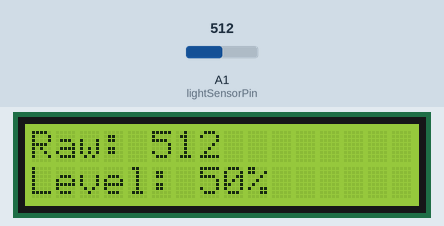
Simulated run of this program. Board: Arduino Uno, built with avr-gcc and run on an emulated ATmega328P. On the bench: 16×2 character LCD. The test bench sets the inputs (shaded band); at power-on: A1 (lightSensorPin) = 512.

Above: at 2.2 s.
2.3 s: A1 (lightSensorPin) set to 716
At 3.6 s:
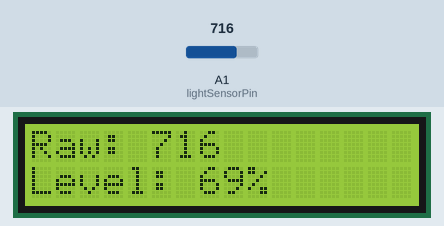
3.9 s: A1 (lightSensorPin) set to 900
At 4.6 s:
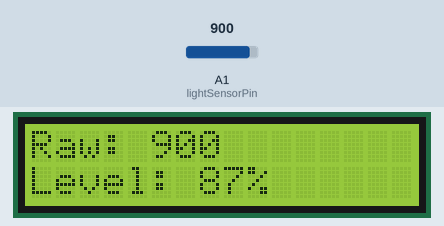
5.6 s: A1 (lightSensorPin) set to 1023
At 6.9 s:
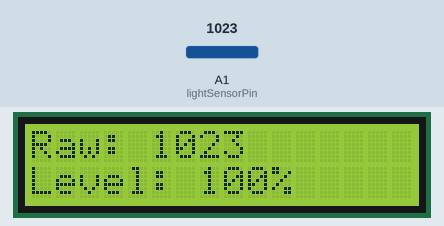
Timing chart, 0 to 8.6 s (numbered marks = the images above; inputs shaded):
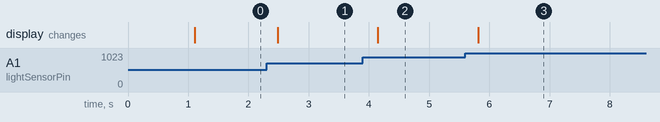

Measured:
- after the input at 2.3 s, the display: changes after 0.19 s (image 1)
- after the input at 3.9 s, the display: changes after 0.25 s (image 2)
- after the input at 5.6 s, the display: changes after 0.21 s (image 3)

The program:

main.cpp
```cpp
//this project is a simple light sensor with an LCD display,
//the display is connected to the arduino via I2C, its a simple 16x2 display
//make sure to change the parameters of the display, or even change the architecture of the display
//further instructions and explanations are in the readme file(if one even exists, i hope i wasnt lazy and made one)
//i also wish you goodluck if you want to upgrade, update or otpimize this code
//what did you eat for lunch? me personally i ate a sandwich, drank some water, white monster, ultra zero
//and basically nothing for the rest of the day, but i hope you had a great lunch
//at the same time, i think realizing youre nobodies tru best or closest friend is one
//of the most painful things to realize, me personally i feel ignored or neglected
//and hope that C++ will relieve me from it
//i also feel like i mean basically nothing to anyone, and theres noone i can relate to
//good luck, even if this code is simple


#include <Arduino.h>

 #include <LiquidCrystal_I2C.h>

 const uint8_t lightSensorPin = A1;
 LiquidCrystal_I2C lcd(0x27, 16, 2);

void setup() {
	 lcd.init();
	 lcd.backlight();
	 lcd.print("Light sensor");
	 delay(1000);
	 lcd.clear();
}

void loop() {
	 const int lightLevel = analogRead(lightSensorPin);
	 const int lightPercent = map(lightLevel, 0, 1023, 0, 100);

	 lcd.setCursor(0, 0);
	 lcd.print("Raw: ");
	 lcd.print(lightLevel);
	 lcd.print("    ");

	 lcd.setCursor(0, 1);
	 lcd.print("Level: ");
	 lcd.print(lightPercent);
	 lcd.print("%     ");

	 delay(250);
}
```
